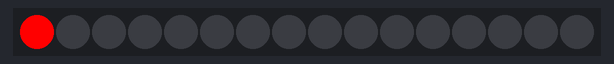
The sketch below on a simulated Arduino Mega 2560, built with avr-gcc and run on an emulated ATmega2560. Shown: 16 RGB LEDs in strip order, left to right.

Above: at 0.15 s.
At 1.95 s:
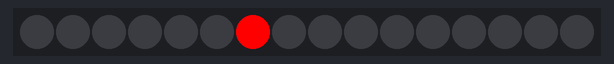
At 3.76 s:
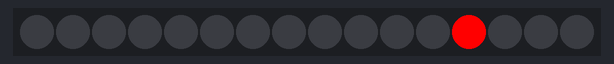
At 9.17 s:
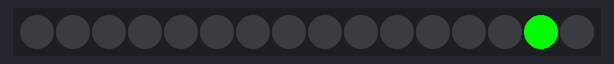
At 13.69 s:
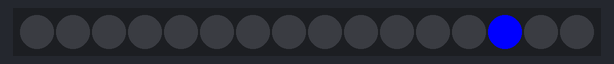
At 19.1 s:
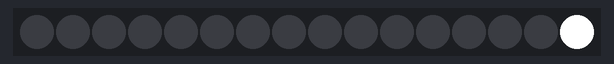

Measured:
- by itself, everything shown: repeats every 19.3 s, in 65 steps

The sketch:

NeoPixel-ring.ino
```cpp
// NeoPixelを簡単に使うためのプログラムを読み込み
#include <Adafruit_NeoPixel.h>

// NeoPixelを接続したPIN番号を設定
#define PIN 28
// NeoPixelのLEDの数を設定
#define NUMPIXELS 16
// NeoPixelを使うためのオブジェクト生成
// このプログラム内で "pixels" という名前で使えるようにしている
Adafruit_NeoPixel pixels = Adafruit_NeoPixel(NUMPIXELS, PIN, NEO_GRB + NEO_KHZ800);
void setup() {
  // NeoPixelの初期設定
  //  - pinMode() に相当する命令
  pixels.begin();
  pixels.setBrightness(255);
  pixels.show();

}
void loop() {
  // while は繰り返しの命令
  // i の値が NUMPIXELS 未満の間は繰り返す
  int i = 0;
  while ( i < NUMPIXELS ) {
    // Ringの i番目 の LED を赤く光るようにセット
    pixels.begin();
    pixels.clear();
    pixels.setBrightness(255);
    pixels.setPixelColor(i, 255, 0, 0);

    // セットしたものを反映し実際に光らせる
    pixels.show();
    delay(300);

    // 次の LED を光らせるために i の数を 1つ 増やす
    i = i + 1;
  }
  pixels.begin();
  pixels.clear();
  pixels.show();
  i = 0;
  while ( i < NUMPIXELS ) {
    // Ringの i番目 の LED を赤く光るようにセット
    pixels.begin();
    pixels.clear();
    pixels.setBrightness(255);
    pixels.setPixelColor(i, 0, 255, 0);

    // セットしたものを反映し実際に光らせる
    pixels.show();
    delay(300);
    // 次の LED を光らせるために i の数を 1つ 増やす
    i = i + 1;
  }
  pixels.begin();
  pixels.clear();
  pixels.show();
  i = 0;
  while ( i < NUMPIXELS ) {
    // Ringの i番目 の LED を赤く光るようにセット
    pixels.begin();
    pixels.clear();
    pixels.setPixelColor(i, 0, 0, 255);

    // セットしたものを反映し実際に光らせる
    pixels.show();
    delay(300);


    // 次の LED を光らせるために i の数を 1つ 増やす
    i = i + 1;
  }
  pixels.begin();
  pixels.clear();
  pixels.show();
  i = 0;
  while ( i < NUMPIXELS ) {
    // Ringの i番目 の LED を赤く光るようにセット
    pixels.begin();
    pixels.clear();
    pixels.setPixelColor(i, 255, 255, 255);

    // セットしたものを反映し実際に光らせる
    pixels.show();
    delay(300);

    // 全てのLEDを消灯


    // 次の LED を光らせるために i の数を 1つ 増やす
    i = i + 1;
  }
  pixels.begin();
  pixels.clear();
  pixels.show();
}
```
